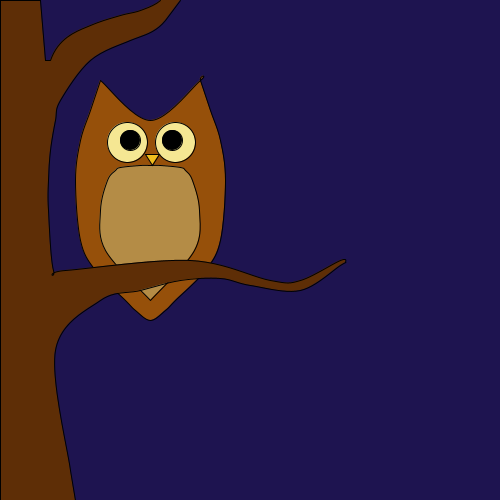
Frame 1 (no input)
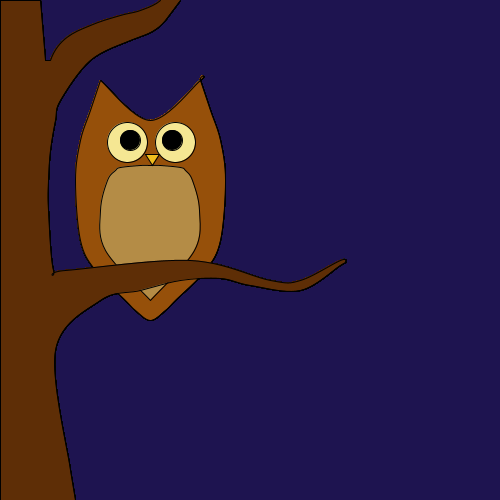
Frame 60 (the mouse pressed at the canvas centre just before this capture)
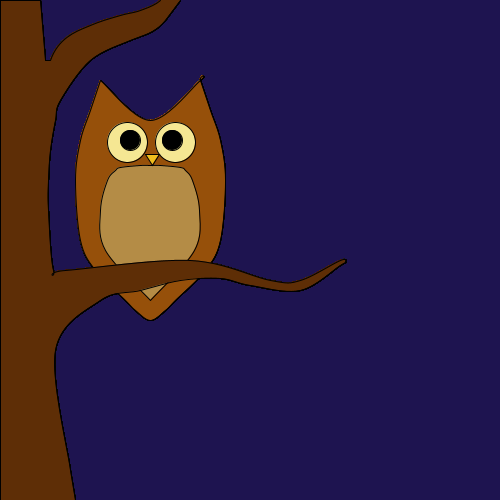
Frame 120 (the mouse held since frame 60 and released just before this capture)

The Processing sketch that drew these frames (run headless with seeded random() and noise(); from frame 60 on, the mouse is pressed at the canvas centre):

// Processing sketch: Assignment_2
// ── Assignment_2.pde
/*
Assignment 2
Name: Adriana Castilla Hernandez
E-mail: acastillah@brynmawr.edu
Course: CS 110 - Section 1
Submitted: 9/25/2013
*/

void setup(){
  size(500,500);
  smooth();;
 background(30,20,80);
  }

void draw(){
 
  owl();
  tree();  
}

void mousePressed(){
  //I chose the RGB values to be random, but still within numbers that would give yellow tones.
  fill(random(200,255),random(150,200),random(5,20),random(255));
  star(mouseX,mouseY,random(5,25));//Small sizes

}

void star(float x, float y, float l){
  float lt=(.95*l)/.6;//x and y are position, while l is the length of one of the sides of the pentagon where the star is inscribed
  float h=sqrt(sq(lt)-sq(l));//h is the height of the tall triangle inscribed in the pentagon
  float hc=sqrt(sq(l)-(sq(lt)/3.5));//hc is the height of the small triangles, which are the peaks of the star
  
  beginShape();//star
  noStroke();
  vertex(x,y);
  vertex(x-(l/2),y+h);
  vertex(x+(lt/2),y+hc);
  vertex(x-(lt/2),y+hc);
  vertex(x+(l/2),y+h);
  endShape();
  
}

void tree(){
  beginShape();//used curves creatively, finding shapes I liked for the tree
  fill(94,46,6);
vertex(180,0);
vertex(165,20);
curveVertex(165,20);
curveVertex(160,30);
curveVertex(130,40);
curveVertex(90,60);
curveVertex(60,100);
curveVertex(55,120);
curveVertex(50,150);
curveVertex(48,180);
curveVertex(48,210);
curveVertex(53,270);
curveVertex(65,270);
curveVertex(190,260);
curveVertex(270,280);
curveVertex(300,280);
curveVertex(340,260);
curveVertex(345,262);
curveVertex(340,265);
curveVertex(300,290);
curveVertex(250,285);
curveVertex(220,278);
curveVertex(180,280);
curveVertex(140,290);
curveVertex(100,300);
curveVertex(55,350);
curveVertex(70,470);
curveVertex(70,470);
vertex(75,500);
vertex(0,500);
vertex(0,0);
vertex(40,0);
vertex(45,60);
vertex(50,60);
curveVertex(40,80);
curveVertex(50,45);
curveVertex(90,25);
curveVertex(120,15);
curveVertex(140,10);
curveVertex(160,0);
curveVertex(175,-20);

endShape();
}

void owl(){

  beginShape();//the body outline of the owl

 stroke(0);
fill(150,80,10);
curveVertex(100,80);
curveVertex(100,80);
curveVertex(90,110);
curveVertex(80,140);
curveVertex(75,180);
curveVertex(80,240);
curveVertex(95,270);
curveVertex(125,300);
curveVertex(135,310);
curveVertex(150,320);
curveVertex(165,310);
curveVertex(175,300);
curveVertex(205,270);
curveVertex(220,240);
curveVertex(225,180);
curveVertex(220,140);
curveVertex(210,110);
curveVertex(200,80);
curveVertex(200,80);
curveVertex(150,120);
curveVertex(100,80);
curveVertex(100,80);

endShape();//the inside of the body of the owl

beginShape();
fill(180,140,70);
curveVertex(150,300);
curveVertex(150,300);
curveVertex(105,250);
curveVertex(100,210);
curveVertex(107,180);
curveVertex(115,170);
curveVertex(120,167);
curveVertex(140,165);
curveVertex(150,165);
curveVertex(160,165);
curveVertex(180,167);
curveVertex(185,170);
curveVertex(192,180);
curveVertex(199,210);
curveVertex(194,250);
curveVertex(150,300);
curveVertex(150,300);

endShape();

//the eyes of the owl
fill(245,231,147);
ellipse(127,142,40,40);
ellipse(175,142,40,40);
fill(0);
ellipse(130,140,20,20);
ellipse(172,140,20,20);

//the beak of the owl
fill(240,190,30);
triangle(152, 165,145,154,159,154);
}
